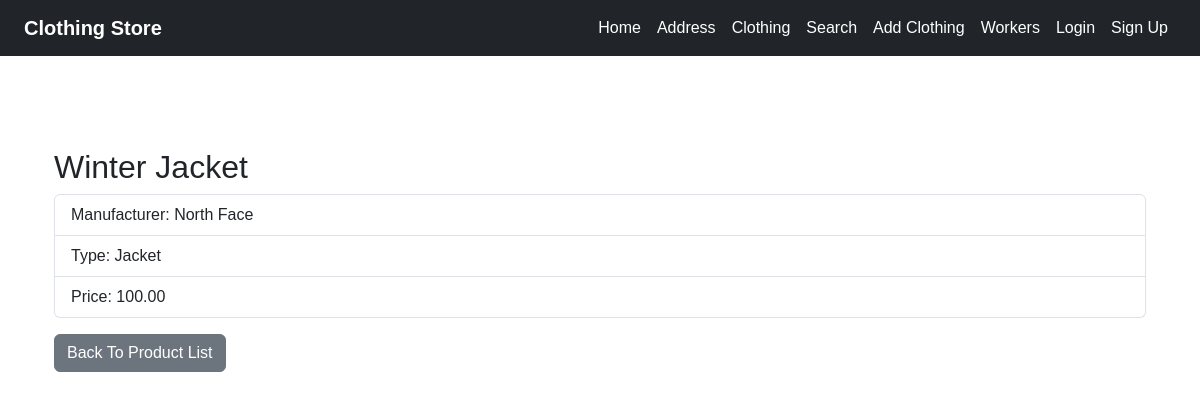
Page /clothing/6/ on the earlier database version.
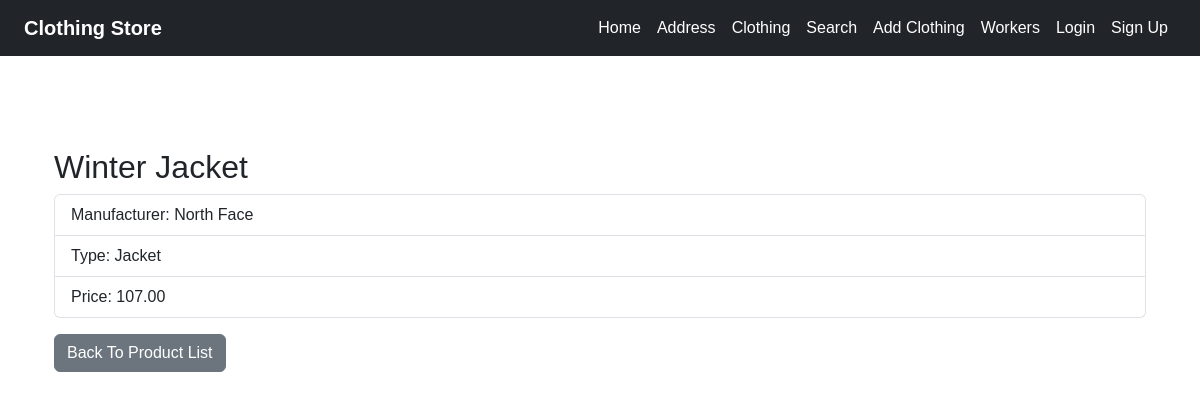
Same page on the later database version.
### clothing/models.py (models this page shows, shortened)
class ClothingModel(models.Model):
    name = models.CharField(max_length=100)
    manufacturer = models.CharField(max_length=100)
    price = models.DecimalField(max_digits=8, decimal_places=2, validators=[MinValueValidator(0), MaxValueValidator(1000)])
    type = models.ForeignKey(TypeModel, on_delete=models.CASCADE,related_name='clothing_items')

class TypeModel(models.Model):
    name = models.CharField(max_length=100)

### clothing/views.py (the view)
# urls.py: path('<int:pk>/', views.ClothingDetailView.as_view(), name='clothing_detail'),
class ClothingDetailView(DetailView):
    model=ClothingModel
    template_name='clothing/clothing_detail.html'
    context_object_name='item'

### clothing/templates/clothing/clothing_detail.html (shortened to what this page needs)
{% extends 'layout.html' %}
{% block content %}
<div class="container mt-5">
    <h2>{{ item.name }}</h2>
    <ul class="list-group">
        <li class="list-group-item">Manufacturer: {{ item.manufacturer }}</li>
        <li class="list-group-item">Type: {{ item.type.name }}</li>
        <li class="list-group-item">Price: {{ item.price }}</li>
    </ul>
    <a href="{% url 'product_list' %}" class="btn btn-secondary mt-3">Back To Product List</a>
</div>
{% endblock %}

Differences in the rows shown:
changed ClothingModel "Winter Jacket": price "100.00" → "107.00"
